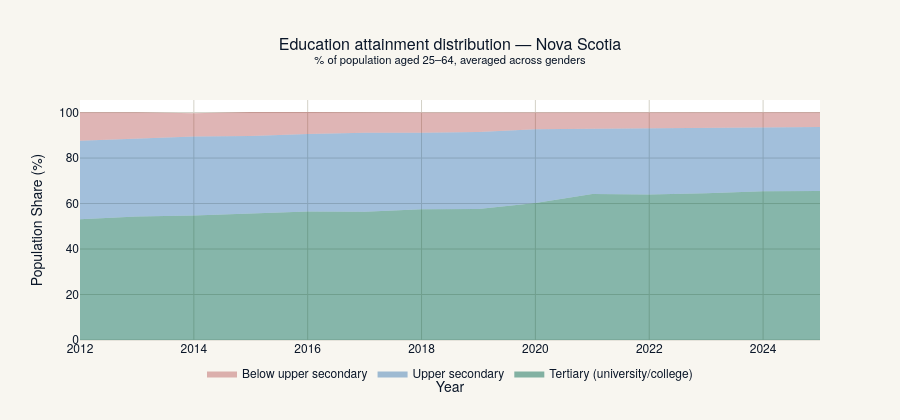

The notebook cell this image was saved under:
### Markdown cell above
### 2.4 Education Attainment

Education is measured as the percentage of Nova Scotians in three attainment tiers:

| Level | What it means | Health relevance |
|-------|--------------|-----------------|
| **Tertiary education** | University/college degree | Strongest protective factor — health literacy, occupational safety, informed health decisions |
| **Upper secondary** | High school + some trade/college | Middle ground |
| **Below upper secondary** | Did not complete high school | Vulnerability marker — limited health literacy, higher-risk occupations |

In a universal healthcare system, education's effect operates through **health behaviors** (smoking, diet, exercise), **occupational exposure** (physical labor, shift work), and **health literacy** (understanding symptoms, adhering to treatment, navigating the system). You can have free healthcare and still not know when or how to use it effectively.

### Code cell
# ============================================================
# 2.4 EDUCATION → Province Level
# ============================================================
edu = pd.read_excel('./clean/Education.xlsx')
edu_ns = edu[edu['Geography'] == 'Nova Scotia'].copy()
edu_ns = edu_ns.dropna(subset=['Education attainment level 10', 'Percent'])
edu_ns['Percent'] = pd.to_numeric(edu_ns['Percent'], errors='coerce')
edu_ns = edu_ns.dropna(subset=['Percent'])

edu_pivot = edu_ns.groupby(['Year', 'Education attainment level 10'])['Percent'].mean().reset_index()
edu_wide = edu_pivot.pivot_table(index='Year', columns='Education attainment level 10', values='Percent').reset_index()
edu_wide.columns.name = None

col_map = {}
for c in edu_wide.columns:
    if 'Tertiary' in str(c):         col_map[c] = 'Tertiary_Edu_Pct'
    elif 'Upper secondary' in str(c): col_map[c] = 'Upper_Secondary_Pct'
    elif 'Below' in str(c):           col_map[c] = 'Below_Upper_Secondary_Pct'
edu_wide.rename(columns=col_map, inplace=True)

print(f"Education data: {edu_wide['Year'].min()}–{edu_wide['Year'].max()}")

# --- Stacked area chart ---
fig = go.Figure()

fig.add_trace(go.Scatter(
    x=edu_wide['Year'], y=edu_wide['Tertiary_Edu_Pct'],
    name='Tertiary (university/college)', mode='lines',
    line=dict(width=0), fill='tozeroy', fillcolor='rgba(15,110,86,0.5)',
    stackgroup='one',
    hovertemplate='Tertiary: %{y:.1f}%<extra></extra>'
))
fig.add_trace(go.Scatter(
    x=edu_wide['Year'], y=edu_wide['Upper_Secondary_Pct'],
    name='Upper secondary', mode='lines',
    line=dict(width=0), fill='tonexty', fillcolor='rgba(24,95,165,0.4)',
    stackgroup='one',
    hovertemplate='Upper secondary: %{y:.1f}%<extra></extra>'
))
fig.add_trace(go.Scatter(
    x=edu_wide['Year'], y=edu_wide['Below_Upper_Secondary_Pct'],
    name='Below upper secondary', mode='lines',
    line=dict(width=0), fill='tonexty', fillcolor='rgba(163,45,45,0.35)',
    stackgroup='one',
    hovertemplate='Below upper secondary: %{y:.1f}%<extra></extra>'
))

fig.update_layout(
    template=NS_TEMPLATE,
    title='Education attainment distribution — Nova Scotia<br><sup>% of population aged 25–64, averaged across genders</sup>',
    xaxis_title='Year', yaxis_title='Population Share (%)',
    legend=dict(orientation='h', yanchor='bottom', y=-0.2, xanchor='center', x=0.5),
    height=420, hovermode='x unified'
)
fig.show()

### Figure 1 — Plotly figure (JSON) as saved in the notebook; plotly's stock layout.template omitted (floating-point values rounded to 4 significant figures)
{"data": [{"fill": "tozeroy", "fillcolor": "rgba(15,110,86,0.5)", "hovertemplate": "Tertiary: %{y:.1f}%<extra></extra>", "line": {"width": 0}, "mode": "lines", "name": "Tertiary (university/college)", "stackgroup": "one", "type": "scatter", "x": [2012, 2013, 2014, 2015, 2016, 2017, 2018, 2019, 2020, 2021, 2022, 2023, 2024, 2025], "y": [53.12, 54.25, 54.75, 55.5, 56.5, 56.38, 57.5, 57.62, 60.25, 64.25, 64.0, 64.5, 65.38, 65.5]}, {"fill": "tonexty", "fillcolor": "rgba(24,95,165,0.4)", "hovertemplate": "Upper secondary: %{y:.1f}%<extra></extra>", "line": {"width": 0}, "mode": "lines", "name": "Upper secondary", "stackgroup": "one", "type": "scatter", "x": [2012, 2013, 2014, 2015, 2016, 2017, 2018, 2019, 2020, 2021, 2022, 2023, 2024, 2025], "y": [34.5, 34.25, 34.75, 34.25, 34.12, 34.75, 33.62, 33.88, 32.38, 28.62, 29.0, 28.62, 28.12, 28.12]}, {"fill": "tonexty", "fillcolor": "rgba(163,45,45,0.35)", "hovertemplate": "Below upper secondary: %{y:.1f}%<extra></extra>", "line": {"width": 0}, "mode": "lines", "name": "Below upper secondary", "stackgroup": "one", "type": "scatter", "x": [2012, 2013, 2014, 2015, 2016, 2017, 2018, 2019, 2020, 2021, 2022, 2023, 2024, 2025], "y": [12.5, 11.62, 10.25, 10.5, 9.625, 8.875, 8.875, 8.5, 7.375, 7.25, 7.0, 7.0, 6.625, 6.5]}], "layout": {"height": 420, "hovermode": "x unified", "legend": {"orientation": "h", "x": 0.5, "xanchor": "center", "y": -0.2, "yanchor": "bottom"}, "title": {"text": "Education attainment distribution — Nova Scotia<br><sup>% of population aged 25–64, averaged across genders</sup>"}, "xaxis": {"title": {"text": "Year"}}, "yaxis": {"title": {"text": "Population Share (%)"}}}}
